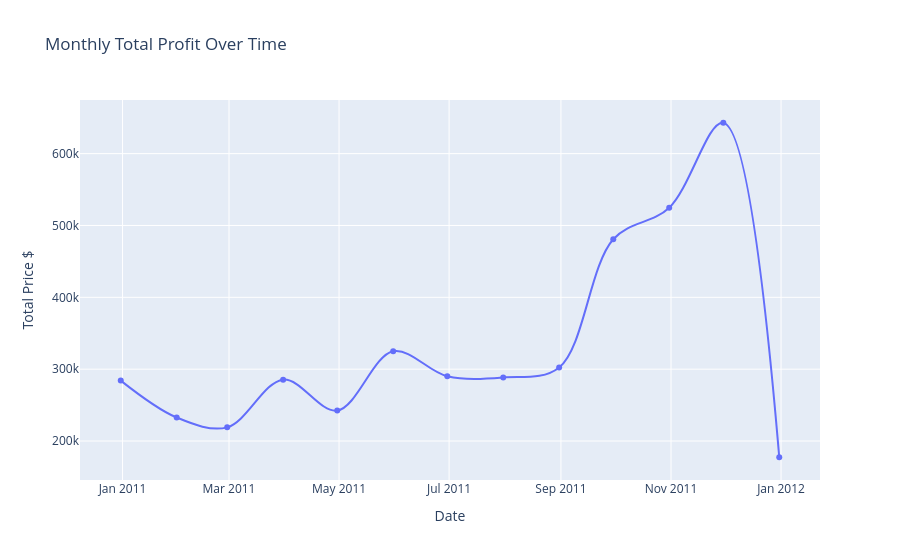

Write notebook code for a chart like this one.
### Code cell
df_grouped = df.resample("ME")['TotalPrice'].sum().reset_index()

px.line(
    data_frame= df_grouped,
    x= 'InvoiceDate',
    y= 'TotalPrice',
    labels={
        'InvoiceDate' : 'Date',
        'TotalPrice' : 'Total Price $'
    },
    title= 'Monthly Total Profit Over Time',
    markers= True,
    line_shape='spline'
)

### Figure 1 — Plotly figure (JSON) as saved in the notebook; plotly's stock layout.template omitted (floating-point values rounded to 4 significant figures)
{"data": [{"hovertemplate": "Date=%{x}<br>Total Price $=%{y}<extra></extra>", "legendgroup": "", "line": {"color": "#636efa", "dash": "solid", "shape": "spline"}, "marker": {"symbol": "circle"}, "mode": "lines+markers", "name": "", "orientation": "v", "showlegend": false, "type": "scatter", "x": ["2010-12-31T00:00:00", "2011-01-31T00:00:00", "2011-02-28T00:00:00", "2011-03-31T00:00:00", "2011-04-30T00:00:00", "2011-05-31T00:00:00", "2011-06-30T00:00:00", "2011-07-31T00:00:00", "2011-08-31T00:00:00", "2011-09-30T00:00:00", "2011-10-31T00:00:00", "2011-11-30T00:00:00", "2011-12-31T00:00:00"], "xaxis": "x", "y": [284100.0, 232800.0, 219000.0, 285500.0, 242400.0, 324900.0, 290200.0, 288500.0, 302500.0, 480900.0, 524700.0, 643000.0, 177400.0], "yaxis": "y"}], "layout": {"legend": {"tracegroupgap": 0}, "title": {"text": "Monthly Total Profit Over Time"}, "xaxis": {"anchor": "y", "domain": [0, 1], "title": {"text": "Date"}}, "yaxis": {"anchor": "x", "domain": [0, 1], "title": {"text": "Total Price $"}}}}
